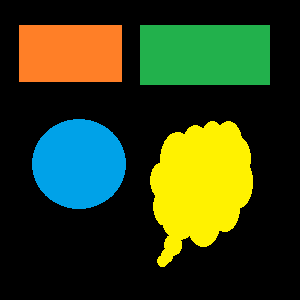
#> input picture contours/balls.png, 300 x 300 px
$ python contour_approximation_gui.py   (Python 2 division)
#> lines starting #> are read from the running program, lines starting #| are printed output that depends on the picture; after the words box and inside, x2 and y2 are one past the last pixel; in counts of white or black regions, pixels touching at a corner belong together
# url: http://opencvpython.blogspot.fr/2012/06/hi-this-article-is-tutorial-which-try.html
import numpy as np
import cv2

filename = "balls.png"

im = cv2.imread(filename)
#> im is the input picture: shape (300, 300, 3); mean B, G, R 26.2, 63.1, 48.6
imgray = cv2.cvtColor(im, cv2.COLOR_BGR2GRAY)
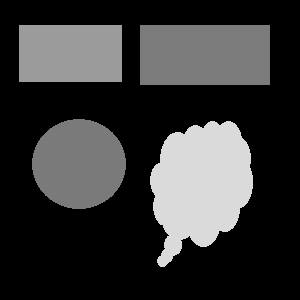
#> imgray: shape (300, 300); min 0, max 218, mean 54.5
cv2.imshow("imgray", imgray)
cv2.waitKey(0)

# bug: marrant la valeur de threshold est sensible ...
# surement lie a la compression ou format de l'image
minThreshold = 121  # valeur dans le tuto = 127
maxThreshold = 255
ret, thresh = cv2.threshold(imgray, minThreshold, maxThreshold, 0)
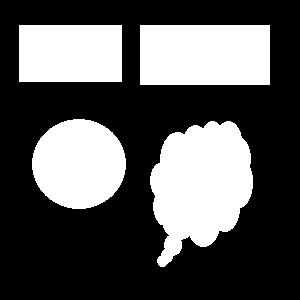
#> thresh: shape (300, 300); 33.9% white; 4 white regions
#> ret = 121
cv2.imshow("thresh", thresh)
cv2.waitKey(0)

contours, hierarchy = cv2.findContours(thresh, cv2.RETR_TREE, cv2.CHAIN_APPROX_SIMPLE)
#> contours = 4 contours; box (x1, y1, x2, y2) and area: (150, 121, 253, 267) 10034, (140, 25, 270, 85) 7611, (32, 119, 126, 209) 6492, (19, 25, 122, 82) 5712

print len(contours)
#| 4
# coef_approx = 0.0  # suit exactement les contours detectes
coef_approx = 0.01  # suit (presque) les contours detectes
# coef_approx = 0.10  # affiche un rectanble englobant
for h, cnt in enumerate(contours):
    approx = cv2.approxPolyDP(cnt, coef_approx * cv2.arcLength(cnt, True), True)
    print len(approx)
    cv2.drawContours(im, [approx], -1, (0, 255, 0), 3)
#> this loop made 4 passes
#> approx on passes 3 to 4: [[140, 25], [140, 84], [269, 84], [269, 25]], [[19, 25], [19, 81], [121, 81], [121, 25]]
#| 16
#| 16
#| 4
#| 4
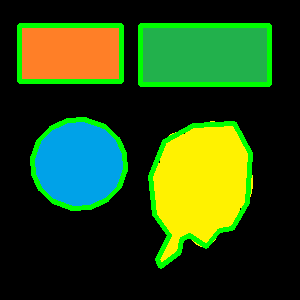
#> im: shape (300, 300, 3); 7.67% of pixels changed, all inside (x1, y1, x2, y2) = (17, 23, 272, 269)

cv2.imshow("approx", im)
cv2.waitKey(0)


# url: http://docs.opencv.org/3.0-beta/doc/py_tutorials/py_gui/py_trackbar/py_trackbar.html
def nothing(x):
    pass

height, width = im.shape[:2]
#> height = 300; width = 300

# Create a black image, a window
cv2.namedWindow('image')

# create trackbars for color change
cv2.createTrackbar('minThreshold', 'image', 1, 255, nothing)
cv2.createTrackbar('maxThreshold', 'image', 1, 255, nothing)

# create switch for ON/OFF functionality
switch = '0 : OFF \n1 : ON'
cv2.createTrackbar(switch, 'image', 0, 1, nothing)

while(1):
    k = cv2.waitKey(1) & 0xFF
#> (key Esc is pressed here)
    if k == 27:
        break

    # get current positions of four trackbars
    minThreshold = cv2.getTrackbarPos('minThreshold', 'image')
    maxThreshold = cv2.getTrackbarPos('maxThreshold', 'image')
    s = cv2.getTrackbarPos(switch, 'image')

    if s == 0:
        img = imgray
    else:
        print minThreshold, maxThreshold
        ret, thresh = cv2.threshold(imgray, minThreshold, maxThreshold, 0)
        img = thresh

    cv2.imshow('image', img)

cv2.destroyAllWindows()

$ run again, with contours/test.jpg saved as contours/balls.png
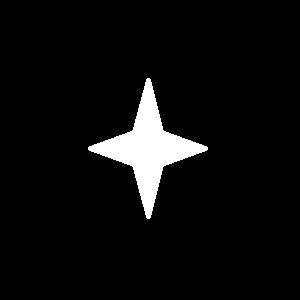
#> input picture contours/test.jpg, 300 x 300 px
#> im is the input picture: shape (300, 300, 3); min 0, max 255, mean 13.3
#> thresh: shape (300, 300); 5.2% white; 1 white region
#> ret = 121
#> contours = 1 contour; box (x1, y1, x2, y2) and area: (88, 78, 208, 219) 4503
#| 1
#> the loop `for h, cnt in enumerate(contours):` made 1 pass
#> h on pass 1: 0
#> (printed output is left out)
#> after the loop `for h, cnt in enumerate(contours):`:
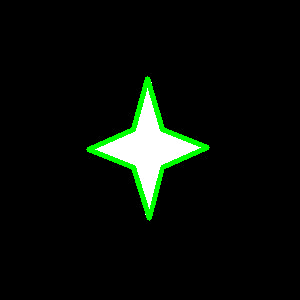
#> im: shape (300, 300, 3); 2.23% of pixels changed, all inside (x1, y1, x2, y2) = (86, 76, 210, 221)
